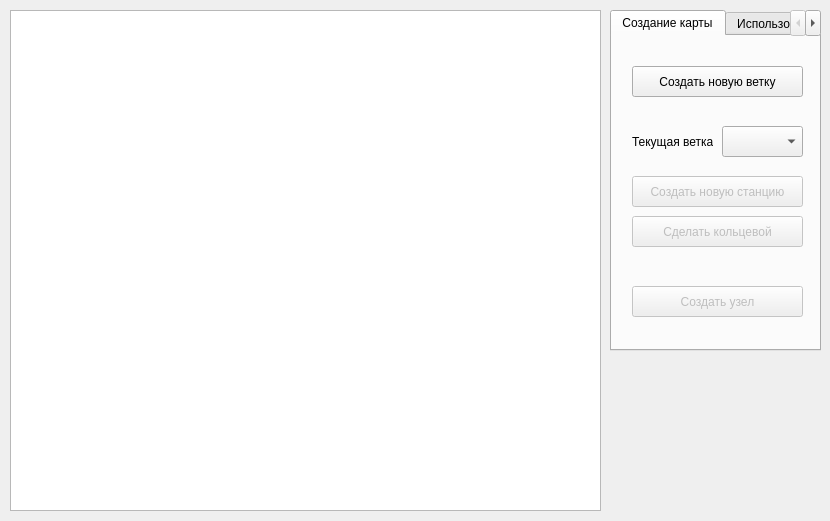
<?xml version="1.0" encoding="UTF-8"?>
<ui version="4.0">
 <class>SubwayMap</class>
 <widget class="QWidget" name="SubwayMap">
  <property name="geometry">
   <rect>
    <x>0</x>
    <y>0</y>
    <width>830</width>
    <height>521</height>
   </rect>
  </property>
  <property name="windowTitle">
   <string>Метро</string>
  </property>
  <widget class="QGraphicsView" name="graphicsView">
   <property name="geometry">
    <rect>
     <x>10</x>
     <y>10</y>
     <width>591</width>
     <height>501</height>
    </rect>
   </property>
  </widget>
  <widget class="QTabWidget" name="tabWidget">
   <property name="geometry">
    <rect>
     <x>610</x>
     <y>10</y>
     <width>211</width>
     <height>341</height>
    </rect>
   </property>
   <property name="currentIndex">
    <number>0</number>
   </property>
   <property name="iconSize">
    <size>
     <width>16</width>
     <height>16</height>
    </size>
   </property>
   <property name="documentMode">
    <bool>false</bool>
   </property>
   <property name="movable">
    <bool>false</bool>
   </property>
   <widget class="QWidget" name="creataMapPanel">
    <attribute name="title">
     <string>Создание карты</string>
    </attribute>
    <widget class="QPushButton" name="createJunctionButton">
     <property name="enabled">
      <bool>false</bool>
     </property>
     <property name="geometry">
      <rect>
       <x>20</x>
       <y>250</y>
       <width>171</width>
       <height>31</height>
      </rect>
     </property>
     <property name="text">
      <string>Создать узел</string>
     </property>
    </widget>
    <widget class="QLabel" name="label">
     <property name="geometry">
      <rect>
       <x>20</x>
       <y>90</y>
       <width>81</width>
       <height>31</height>
      </rect>
     </property>
     <property name="text">
      <string>Текущая ветка</string>
     </property>
    </widget>
    <widget class="QPushButton" name="makeRingButton">
     <property name="enabled">
      <bool>false</bool>
     </property>
     <property name="geometry">
      <rect>
       <x>20</x>
       <y>180</y>
       <width>171</width>
       <height>31</height>
      </rect>
     </property>
     <property name="text">
      <string>Сделать кольцевой</string>
     </property>
    </widget>
    <widget class="QPushButton" name="createButton">
     <property name="geometry">
      <rect>
       <x>20</x>
       <y>30</y>
       <width>171</width>
       <height>31</height>
      </rect>
     </property>
     <property name="text">
      <string>Создать новую ветку</string>
     </property>
    </widget>
    <widget class="QComboBox" name="comboBox">
     <property name="geometry">
      <rect>
       <x>110</x>
       <y>90</y>
       <width>81</width>
       <height>31</height>
      </rect>
     </property>
     <property name="editable">
      <bool>false</bool>
     </property>
    </widget>
    <widget class="QPushButton" name="createNewStationButton">
     <property name="enabled">
      <bool>false</bool>
     </property>
     <property name="geometry">
      <rect>
       <x>20</x>
       <y>140</y>
       <width>171</width>
       <height>31</height>
      </rect>
     </property>
     <property name="text">
      <string>Создать новую станцию</string>
     </property>
    </widget>
   </widget>
   <widget class="QWidget" name="useMapPanel">
    <attribute name="title">
     <string>Использование</string>
    </attribute>
    <widget class="QComboBox" name="stationBox_1">
     <property name="enabled">
      <bool>true</bool>
     </property>
     <property name="geometry">
      <rect>
       <x>110</x>
       <y>50</y>
       <width>81</width>
       <height>31</height>
      </rect>
     </property>
    </widget>
    <widget class="QComboBox" name="stationBox_2">
     <property name="enabled">
      <bool>true</bool>
     </property>
     <property name="geometry">
      <rect>
       <x>110</x>
       <y>90</y>
       <width>81</width>
       <height>31</height>
      </rect>
     </property>
    </widget>
    <widget class="QComboBox" name="branchBox_1">
     <property name="geometry">
      <rect>
       <x>20</x>
       <y>50</y>
       <width>81</width>
       <height>31</height>
      </rect>
     </property>
    </widget>
    <widget class="QComboBox" name="branchBox_2">
     <property name="geometry">
      <rect>
       <x>20</x>
       <y>90</y>
       <width>81</width>
       <height>31</height>
      </rect>
     </property>
    </widget>
    <widget class="QComboBox" name="searchTypeBox">
     <property name="geometry">
      <rect>
       <x>100</x>
       <y>140</y>
       <width>91</width>
       <height>31</height>
      </rect>
     </property>
     <item>
      <property name="text">
       <string>По времени</string>
      </property>
     </item>
     <item>
      <property name="text">
       <string>По пересадкам</string>
      </property>
     </item>
    </widget>
    <widget class="QLabel" name="label_2">
     <property name="geometry">
      <rect>
       <x>20</x>
       <y>140</y>
       <width>71</width>
       <height>31</height>
      </rect>
     </property>
     <property name="text">
      <string>Тип поиска</string>
     </property>
    </widget>
    <widget class="QPushButton" name="findTheWayButton">
     <property name="geometry">
      <rect>
       <x>60</x>
       <y>190</y>
       <width>91</width>
       <height>41</height>
      </rect>
     </property>
     <property name="text">
      <string>Найти путь</string>
     </property>
    </widget>
    <widget class="QLabel" name="lengthLabel">
     <property name="geometry">
      <rect>
       <x>20</x>
       <y>270</y>
       <width>181</width>
       <height>31</height>
      </rect>
     </property>
     <property name="text">
      <string>Время в  пути: 0</string>
     </property>
    </widget>
    <widget class="QLabel" name="notWayLabel">
     <property name="enabled">
      <bool>true</bool>
     </property>
     <property name="geometry">
      <rect>
       <x>30</x>
       <y>240</y>
       <width>161</width>
       <height>31</height>
      </rect>
     </property>
     <property name="text">
      <string/>
     </property>
     <property name="scaledContents">
      <bool>false</bool>
     </property>
    </widget>
    <widget class="QLabel" name="label_3">
     <property name="geometry">
      <rect>
       <x>10</x>
       <y>10</y>
       <width>191</width>
       <height>31</height>
      </rect>
     </property>
     <property name="text">
      <string>Выберите станции для поиска пути</string>
     </property>
     <property name="alignment">
      <set>Qt::AlignCenter</set>
     </property>
    </widget>
   </widget>
  </widget>
 </widget>
 <layoutdefault spacing="6" margin="11"/>
 <resources/>
 <connections/>
</ui>
